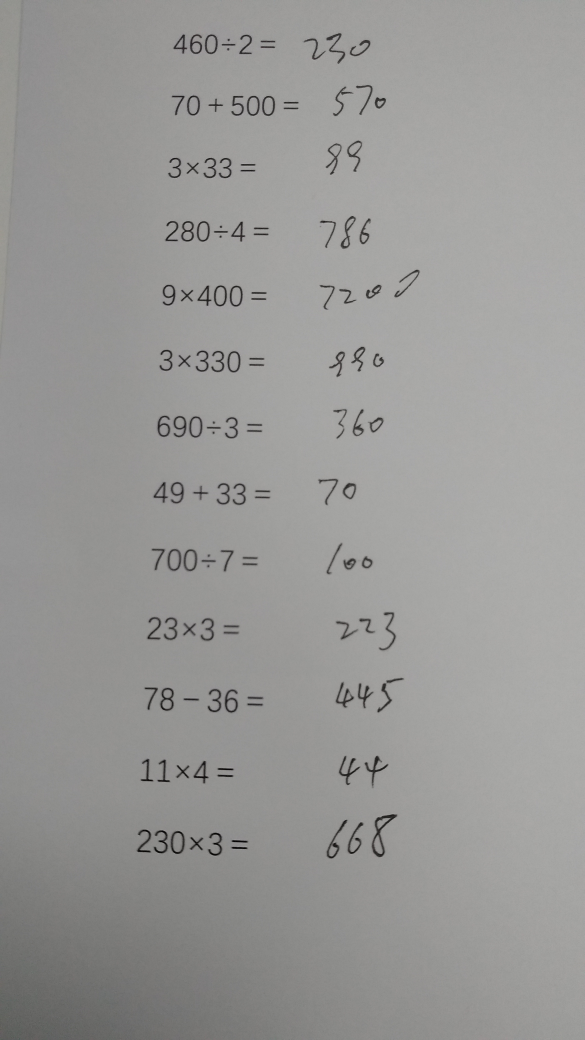
#> input picture images/000.jpg, 2340 x 4160 px (shown at 1/4 size)
$ python -i mnist2voc.py   (imports and definitions only)   (older library calls are emulated)
#> lines starting #> are read from the running program, lines starting #| are printed output that depends on the picture; after the words box and inside, x2 and y2 are one past the last pixel; in counts of white or black regions, pixels touching at a corner belong together
#> further down, picture is the input picture: shape (4160, 2340, 3); mean B, G, R 150.7, 152.3, 152.8
# coding: utf-8

import cv2
import numpy as np
import os
from xml.dom import minidom


def find_text_region(img):
    """
    :param img:
    :return:
    """
    gray = cv2.cvtColor(img, cv2.COLOR_BGR2GRAY)

    gray[gray > 120] = 255
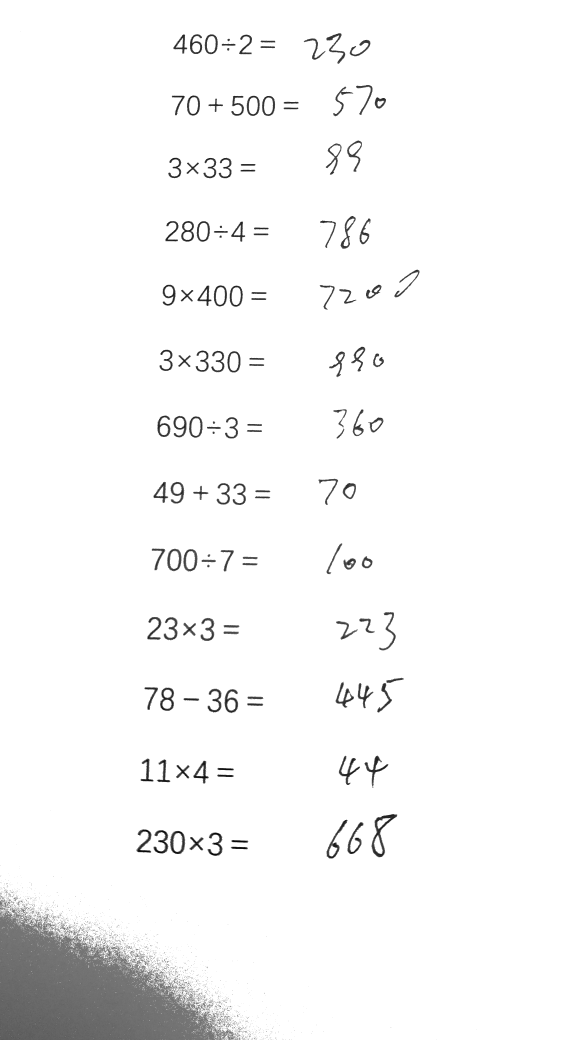
#> gray: shape (4160, 2340) (shown at 1/4 size); min 0, max 255, mean 247.3
    gray[gray <= 120] = 0
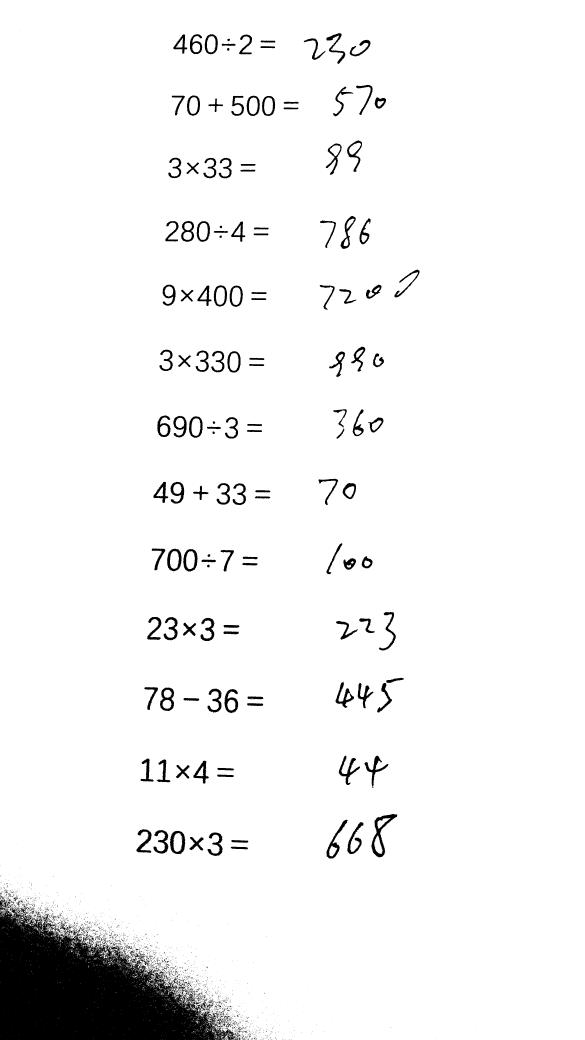
#> gray: shape (4160, 2340) (shown at 1/4 size); 95.1% white; 3081 black regions (2778 under 20 px)

    # region = find_text_region(gray)

    region = []

    # 1. 查找轮廓
    image, contours, hierarchy = cv2.findContours(gray, cv2.RETR_TREE, cv2.CHAIN_APPROX_SIMPLE)
#> contours = 5959 contours, 5443 with area under 20; largest, box (x1, y1, x2, y2) and area: (0, 0, 2340, 4160) 9431228, (1484, 3255, 1590, 3430) 7263, (679, 3322, 742, 3418) 4744, (639, 2749, 698, 2845) 4310, (667, 2194, 727, 2286) 4297

    # 画图像的边轮廓
    # cv2.drawContours(img, contours, -1, (0, 0, 255), 3)

    # 2. 筛选那些面积小的
    for i in range(len(contours)):
        cnt = contours[i]
        # 计算该轮廓的面积
        area = cv2.contourArea(cnt)

        # 面积小的都筛选掉
        # if (area < 1000):
        #     continue

        # 轮廓近似，作用很小
        epsilon = 0.001 * cv2.arcLength(cnt, True)
        approx = cv2.approxPolyDP(cnt, epsilon, True)

        # 找到最小的矩形，该矩形可能有方向
        # rect = cv2.minAreaRect(cnt)
        rect = cv2.boundingRect(cnt)
        box = rect
        print("rect is: ")
        print(rect)

        # box是四个点的坐标
        # box = cv2.boxPoints(rect)
        # box = np.int0(box)
        #
        # # 计算高和宽
        # height = abs(box[0][1] - box[2][1])
        # width = abs(box[0][0] - box[2][0])

        region.append(box)
#> this loop made 5959 passes
#> (area, epsilon, box) on passes 1, 3, 4: (0, 0, (883, 4159, 1, 1)), (0, 0, (830, 4159, 1, 1)), (0, 0, (775, 4159, 1, 1))
#> (printed output is left out)
#> after the loop, region = 5959 items, first 6: (883, 4159, 1, 1), (866, 4159, 2, 1), (830, 4159, 1, 1), (775, 4159, 1, 1), (769, 4159, 1, 1), (752, 4159, 1, 1)

    print('resgion length', len(region))
    xx = 0
    for box in region:
        if not xx == 0:
            break
        xx += 1
        # cv2.drawContours(img, [box], 0, (0, 255, 0), 2)
        cv2.rectangle(img, (box[0], box[1]), (box[0] + box[2], box[1] + box[3]), (255, 0, 0), 1)
#> this loop made 2 passes
#> (box, xx) on pass 1: ((883, 4159, 1, 1), 1)
#> after the loop, xx = 1
    cv2.namedWindow('img', cv2.WINDOW_NORMAL)
    cv2.imshow('img', img)

    # cv2.imwrite("contours.png", img)

    cv2.waitKey(0)
    cv2.destroyAllWindows()

    return region[0]


# [83 lines left out: function mnist2voc, not called in this run]


# [2 lines not run here, left out]

>>> import cv2
>>> picture = cv2.imread('../images/000.jpg')
>>> result = find_text_region(picture)
#> result = (883, 4159, 1, 1)

$ run again, on images/001.jpg
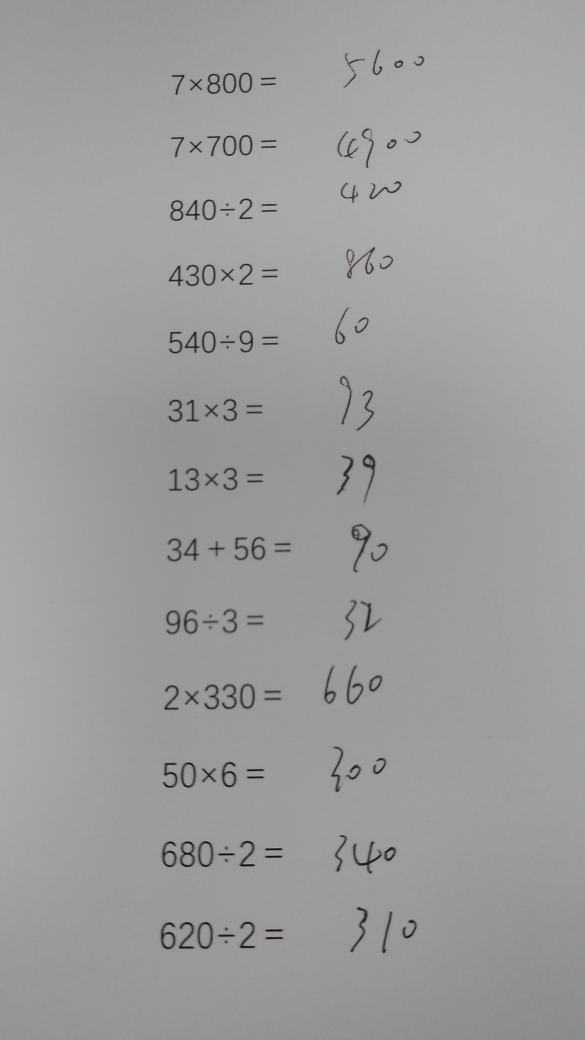
#> input picture images/001.jpg, 2340 x 4160 px (shown at 1/4 size)
#> picture is the input picture: shape (4160, 2340, 3); mean B, G, R 156.2, 156.7, 157.3
#> in find_text_region, `gray[gray > 120] = 255`:
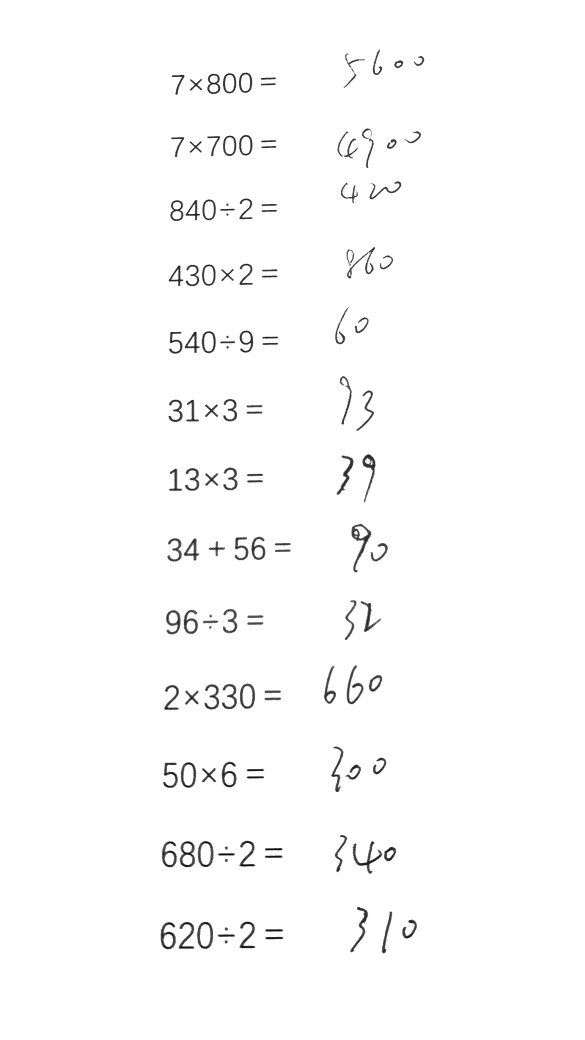
#> gray: shape (4160, 2340) (shown at 1/4 size); min 0, max 255, mean 251.6
#> in find_text_region, `gray[gray <= 120] = 0`:
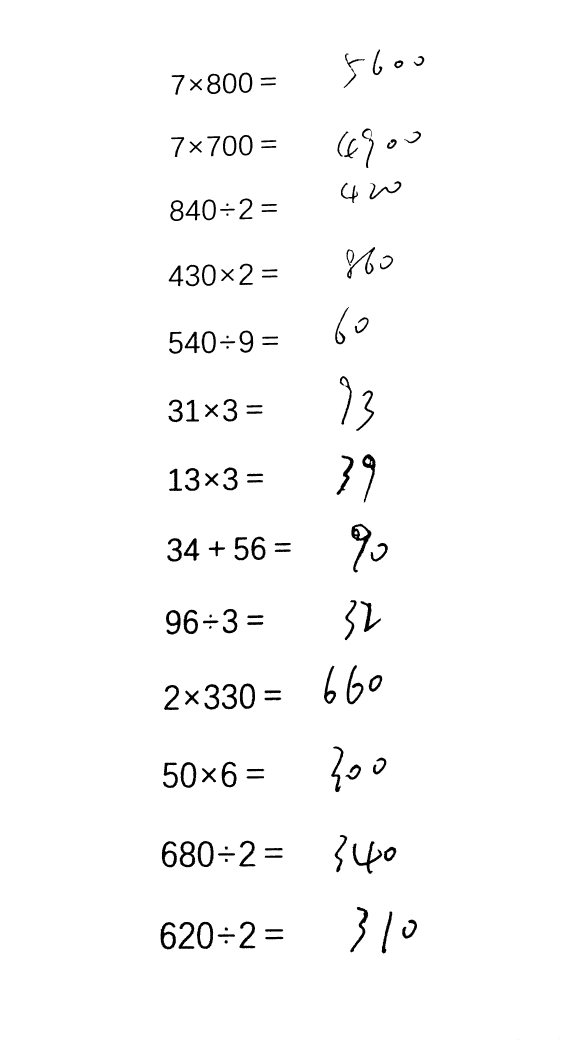
#> gray: shape (4160, 2340) (shown at 1/4 size); 98.1% white; 167 black regions (33 under 20 px)
#> contours = 310 contours, 137 with area under 20; largest, box (x1, y1, x2, y2) and area: (0, 0, 2340, 4160) 9727900, (1404, 2094, 1487, 2291) 5996, (786, 3686, 854, 3797) 5845, (790, 3363, 855, 3469) 5570, (721, 3047, 786, 3152) 5329
#> the loop in find_text_region, `for i in range(len(contours)):` made 310 passes
#> (area, epsilon, box) on passes 6, 8, 11: (150, 0.0483, (897, 3760, 15, 15)), (700, 0.17, (1060, 3746, 75, 13)), (680, 0.161, (870, 3736, 71, 13))
#> (printed output is left out)
#> after the loop in find_text_region, `for i in range(len(contours)):`: region = 310 items, first 6: (0, 0, 2340, 4160), (2238, 4151, 3, 3), (1527, 3808, 3, 3), (715, 3782, 3, 3), (742, 3765, 3, 3), (897, 3760, 15, 15)
#> the loop in find_text_region, `for box in region:` made 2 passes
#> (box, xx) on pass 1: ((0, 0, 2340, 4160), 1)
#> after the loop in find_text_region, `for box in region:`: xx = 1
#> result = (0, 0, 2340, 4160)

$ run again, on images/10.jpg
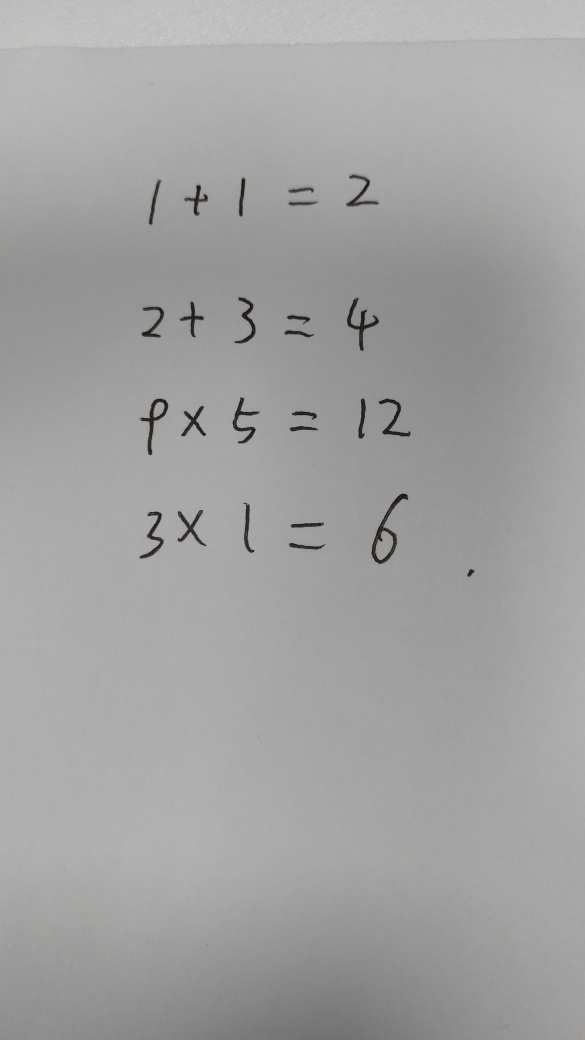
#> input picture images/10.jpg, 2340 x 4160 px (shown at 1/4 size)
#> picture is the input picture: shape (4160, 2340, 3); mean B, G, R 161.4, 161.6, 162
#> in find_text_region, `gray[gray > 120] = 255`:
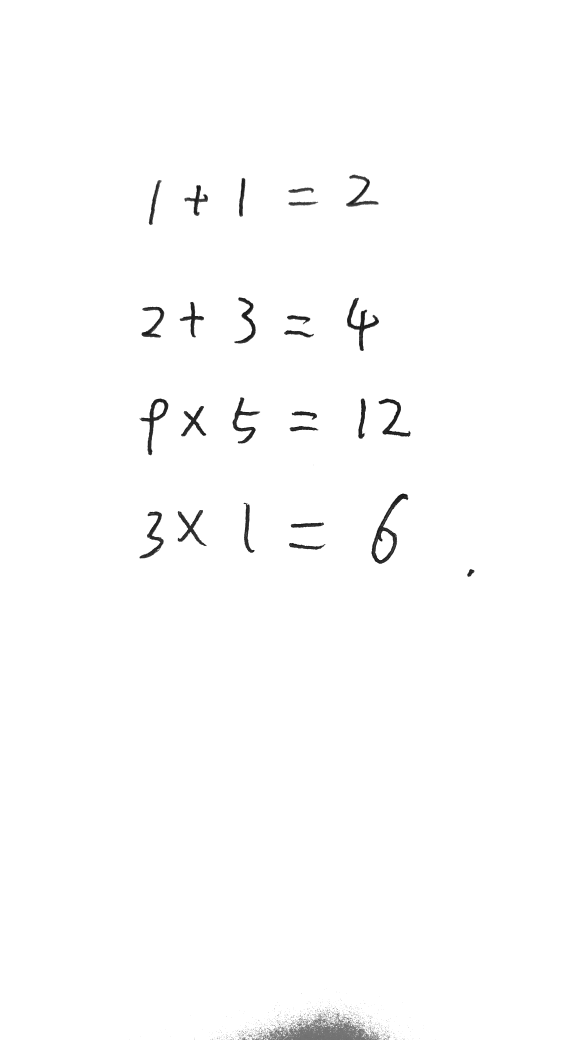
#> gray: shape (4160, 2340) (shown at 1/4 size); min 0, max 255, mean 252.8
#> in find_text_region, `gray[gray <= 120] = 0`:
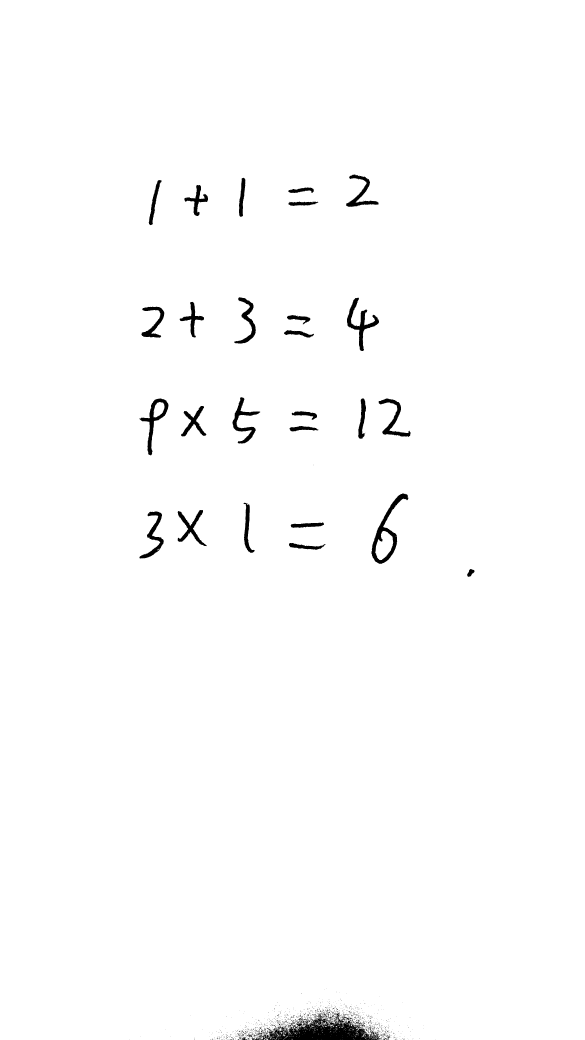
#> gray: shape (4160, 2340) (shown at 1/4 size); 98.8% white; 1209 black regions (1143 under 20 px)
#> contours = 1923 contours, 1806 with area under 20; largest, box (x1, y1, x2, y2) and area: (0, 0, 2340, 4160) 9700763, (1485, 1973, 1634, 2256) 14267, (557, 1593, 675, 1822) 8006, (1387, 1189, 1517, 1405) 6835, (929, 1588, 1042, 1775) 5588
#> the loop in find_text_region, `for i in range(len(contours)):` made 1923 passes
#> (area, epsilon, box) on passes 2, 4, 5: (0, 0, (1479, 4159, 1, 1)), (0, 0, (1471, 4159, 1, 1)), (0, 0, (1467, 4159, 1, 1))
#> (printed output is left out)
#> after the loop in find_text_region, `for i in range(len(contours)):`: region = 1923 items, first 6: (1484, 4159, 3, 1), (1479, 4159, 1, 1), (1473, 4159, 2, 1), (1471, 4159, 1, 1), (1467, 4159, 1, 1), (1415, 4159, 3, 1)
#> the loop in find_text_region, `for box in region:` made 2 passes
#> (box, xx) on pass 1: ((1484, 4159, 3, 1), 1)
#> after the loop in find_text_region, `for box in region:`: xx = 1
#> result = (1484, 4159, 3, 1)

$ run again, on images/111.jpg
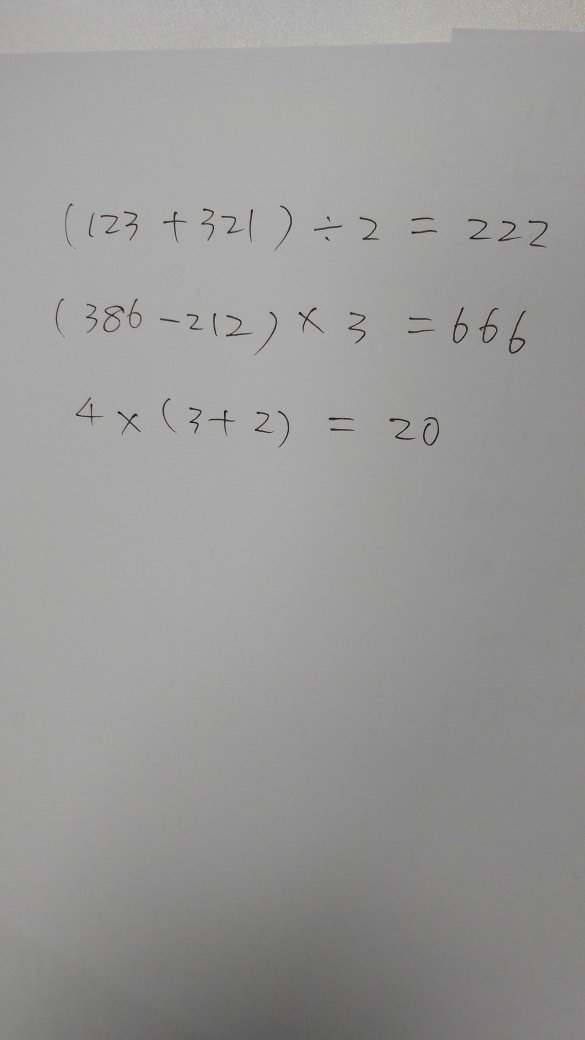
#> input picture images/111.jpg, 2340 x 4160 px (shown at 1/4 size)
#> picture is the input picture: shape (4160, 2340, 3); mean B, G, R 152.3, 152.7, 152.8
#> in find_text_region, `gray[gray > 120] = 255`:
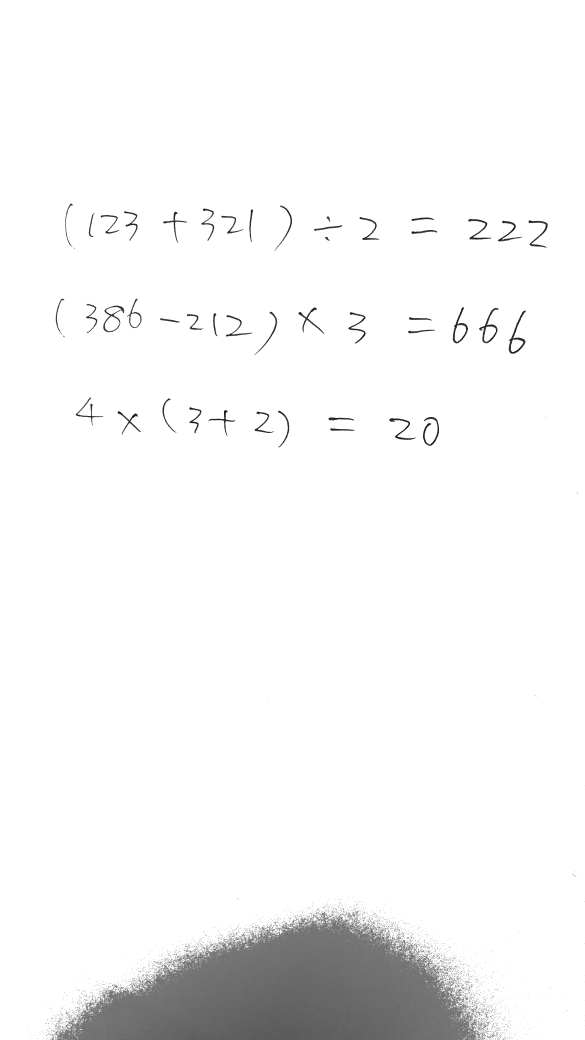
#> gray: shape (4160, 2340) (shown at 1/4 size); min 0, max 255, mean 245.7
#> in find_text_region, `gray[gray <= 120] = 0`:
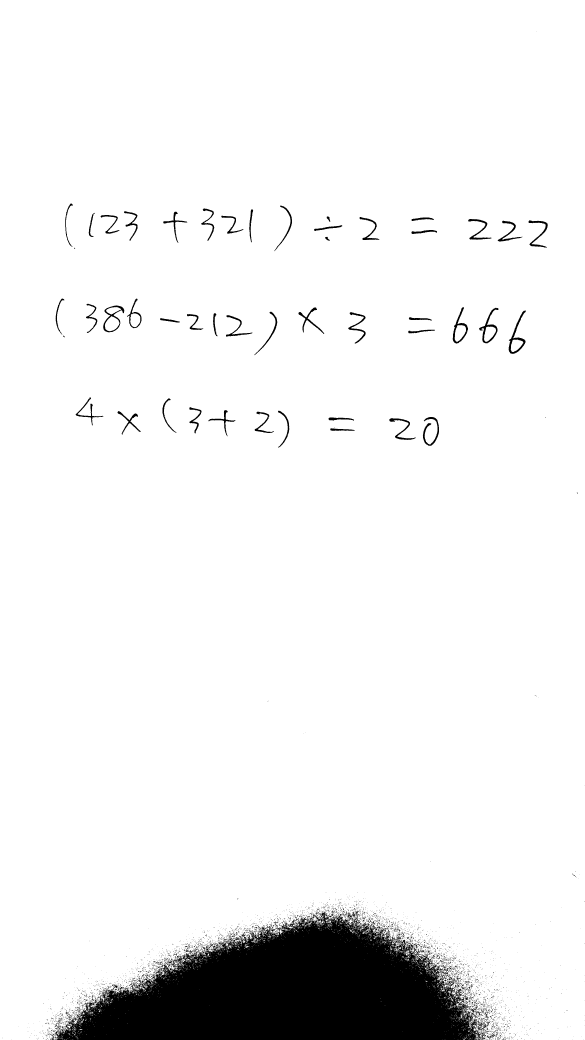
#> gray: shape (4160, 2340) (shown at 1/4 size); 93.8% white; 4050 black regions (3806 under 20 px)
#> contours = 7102 contours, 6598 with area under 20; largest, box (x1, y1, x2, y2) and area: (0, 0, 2340, 4160) 9182728, (412, 1221, 498, 1330) 5588, (1915, 1230, 1995, 1374) 4406, (2033, 1241, 2104, 1417) 4312, (1810, 1228, 1873, 1375) 4290
#> the loop in find_text_region, `for i in range(len(contours)):` made 7102 passes
#> (area, epsilon, box) on passes 1 to 3: (0, 0, (1919, 4159, 1, 1)), (0, 0, (1884, 4159, 1, 1)), (0, 0, (1842, 4159, 1, 1))
#> (printed output is left out)
#> after the loop in find_text_region, `for i in range(len(contours)):`: region = 7102 items, first 6: (1919, 4159, 1, 1), (1884, 4159, 1, 1), (1842, 4159, 1, 1), (1832, 4159, 1, 1), (1829, 4159, 1, 1), (1779, 4159, 2, 1)
#> the loop in find_text_region, `for box in region:` made 2 passes
#> (box, xx) on pass 1: ((1919, 4159, 1, 1), 1)
#> after the loop in find_text_region, `for box in region:`: xx = 1
#> result = (1919, 4159, 1, 1)
